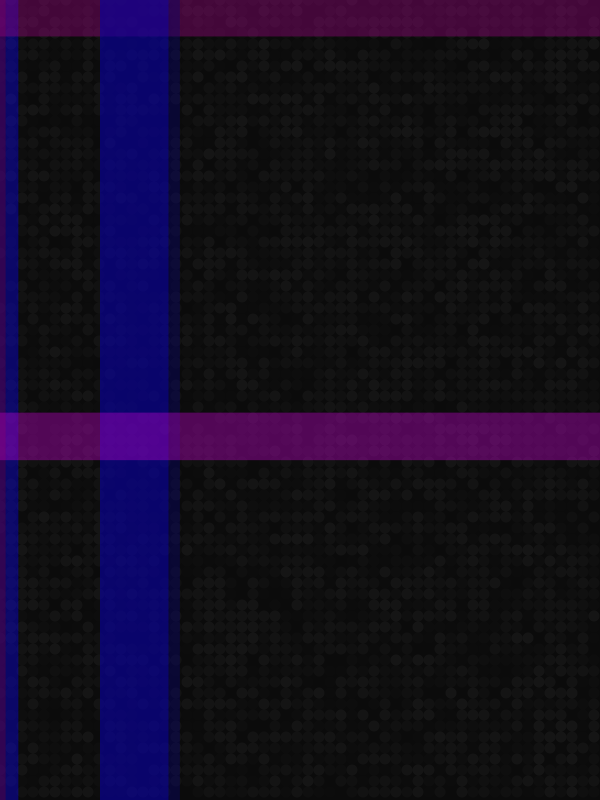
Frame 1 (no input)
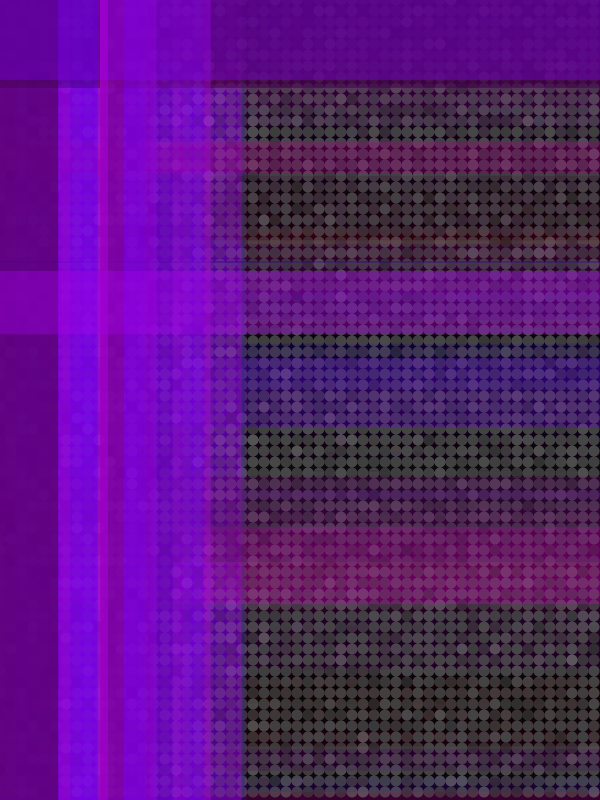
Frame 60 (the mouse pressed at the canvas centre just before this capture)
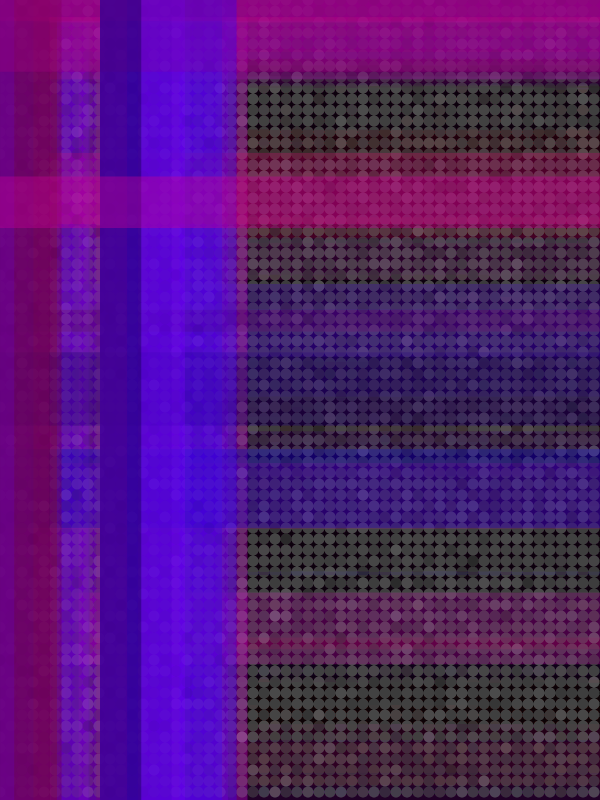
Frame 120 (the mouse held since frame 60 and released just before this capture)

The Processing sketch that drew these frames (run headless with seeded random() and noise(); from frame 60 on, the mouse is pressed at the canvas centre):

// Processing sketch: classwork_01
// ── classwork_01.pde
int r = 11;

void setup(){
  size(600,800);
  background(11);
  noStroke();
  
}

void draw(){
  fill(11,10);
  rect(0,0,width,height);
   for(int x = 0; x < width; x+=r){
    for(int y = 0 ;y < height; y+=r){
       fill(random(255),10);
       ellipse(x,y,r,r);
    }
   } 
   
//   fill(244,0,0,40);
//   rect(random(width),random(height/2),random(100),100);
//  
//   fill(44,0,244,40);
//   rect(random(width),random(height/2,height),100,random(100));
   
   for(int i = 0;i<200;i+=100){
   fill(random(244),0,244,100);
   rect(i,0,random(150),height);
  
   fill(random(244),0,random(244),100);
   rect(i,0,random(90),height);
   
   fill(random(244),0,random(244),100);
   rect(0,i*random(10),width,random(90));

   }
}
